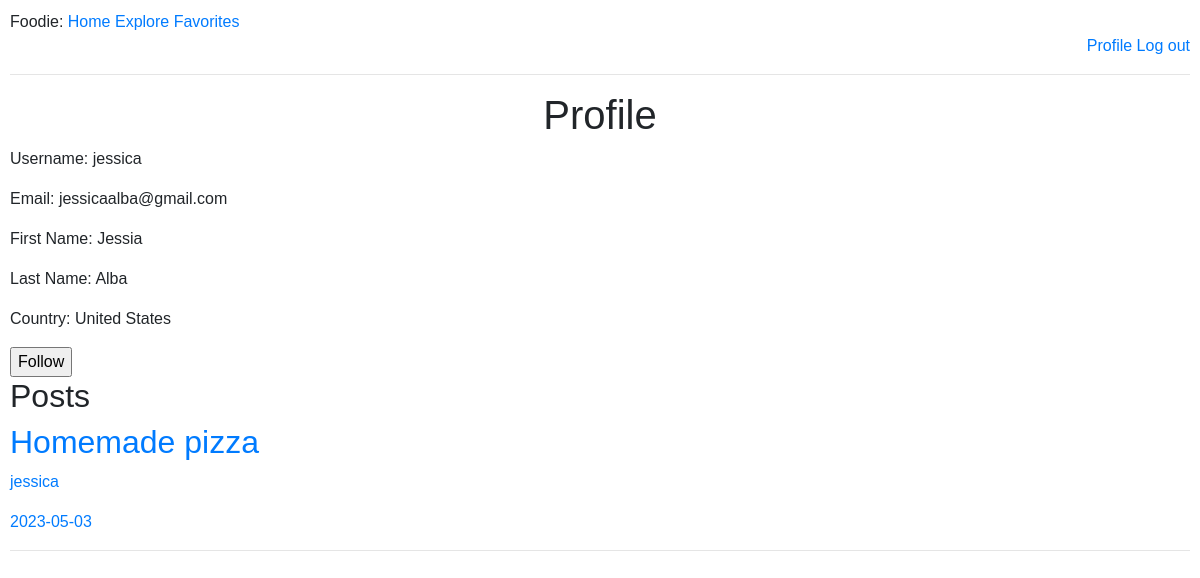
Screenshot of /profile/1 (signed in) with the database file from the repository.
### tables this page shows
CREATE TABLE users (
        id INTEGER PRIMARY KEY,
        name TEXT,
        surname TEXT,
        country TEXT,
        username TEXT,
        email TEXT,
        password TEXT
    );

CREATE TABLE recipes(
        id INTEGER PRIMARY KEY,
        title VARCHAR(100),
        timestamp TEXT,
        content TEXT,
        ingredients TEXT,
        user_id INTEGER,
        FOREIGN KEY (user_id) REFERENCES users(id) on delete cascade
    );

### app.py (the view)
@app.route('/profile/<int:user_id>')
@token_required
def profile(user_id):
    query = f"SELECT * from users where id={user_id}"
    db = database_worker('social_net.db')
    user = db.search(query=query)
    if user:
        user = user[0]
        query_posts = f"SELECT title, user_id, DATE(timestamp), content, id from recipes where user_id={user_id}"
        posts = db.search(query=query_posts)
        for i in range(len(posts)):
            for j in range(len(posts[i])):
                if j == 1:
                    user_id = posts[i][j]
                    query_user = f"SELECT username from users where id={user_id}"
                    username = db.search(query=query_user)
                    posts[i] = list(posts[i])
                    posts[i][j] = username[0][0]
                    posts[i] = tuple(posts[i])
        data = jwt.decode(session['token'], token_key, algorithms=['HS256'])
        follower = data['user_id']
        query_follow = f"SELECT * from follow where follower={follower} and followed={user_id}"
        follow = db.search(query=query_follow)
        if follow:
            follow = True
        else:
            follow = False
        return render_template('profile.html', title=f'{user[0]}', user=user, posts=posts,
                               login=True, user_id=user_id, follow=follow)
    return render_template('profile.html', title=f'{user[0]}', login=True, user=user, user_id=user_id)

### app.py (called while the page is built)
def token_required(f):
    @wraps(f)
    def decorated(*args, **kwargs):
        if 'token' not in session:
            print("No token")
            return redirect(url_for('login'))
        try:
            print("Decoding token")
            data = jwt.decode(session['token'], token_key, algorithms=['HS256'])
        except:
            print("Wrong Token")
            return redirect(url_for('login'))
        return f(*args, **kwargs)
    return decorated

### my_lib.py (called while the page is built)
    def search(self, query):
        result = self.cursor.execute(query).fetchall()
        return result

### templates/profile.html
{% extends "base.html" %}
{% block content %}
    <h1>Profile</h1>
    <p>Username: {{ user[4] }}</p>
    <p>Email: {{ user[5] }}</p>
    <p>First Name: {{ user[1] }}</p>
    <p>Last Name: {{ user[2] }}</p>
    <p>Country: {{ user[3] }}</p>
    {% if follow %}
    <form action="{{ url_for('unfollow', user_id=user[0]) }}" method="post">
        <input type="submit" value="Unfollow">
    </form>
    {% else %}
    <form action="{{ url_for('follow', user_id=user[0]) }}" method="post">
        <input type="submit" value="Follow">
    </form>
    {% endif %}
    <h2>Posts</h2>
    {% for post in posts %}
    <a href="{{ url_for('recipe_page', post_id=post[4]) }}">
    <div class="post">
        <h2 class="post-title">{{ post[0]}}</h2>
        <p class="post-date">{{ post[1]}}</p>
        <p class="post-content">{{ post[2] }}</p>
    </div>
    </a>
    <hr>
    {% endfor %}
{% endblock %}

### static/registration.css (style rules this page uses)
body, button, input, select, textarea, h1, h2, h3, h4, h5, h6, p, span, div, a { font-family: Arial, sans-serif; }

### static/my_style.css (style rules this page uses)
body, button, input, select, textarea, h1, h2, h3, h4, h5, h6, p, span, div, a { font-family: Arial, sans-serif; }
body { margin: 10px; }
h1 { text-align: center; }

### rows the page displays
users: username "jessica", email "jessicaalba@gmail.com", name "Jessia", surname "Alba", country "United States", username "jessica"
recipes: title "Homemade pizza"

### other values shown
{{ post[2] }} "2023-05-03"
